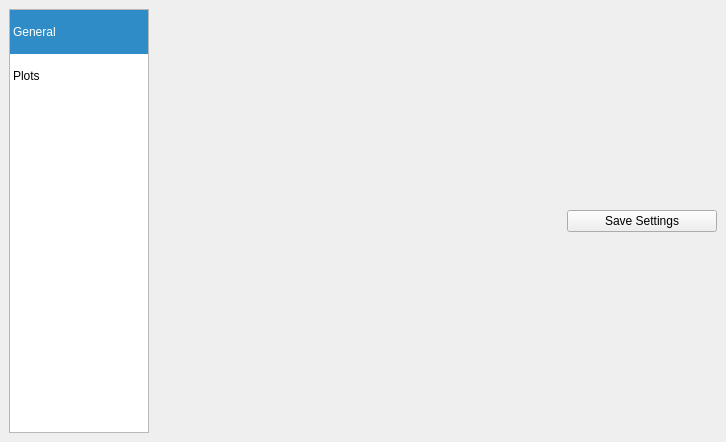
<?xml version="1.0" encoding="UTF-8"?>
<ui version="4.0">
 <class>MainWindow</class>
 <widget class="QMainWindow" name="MainWindow">
  <property name="geometry">
   <rect>
    <x>0</x>
    <y>0</y>
    <width>726</width>
    <height>442</height>
   </rect>
  </property>
  <property name="windowTitle">
   <string>Settings - Workbench</string>
  </property>
  <widget class="QWidget" name="centralwidget">
   <layout class="QHBoxLayout" name="horizontalLayout_2">
    <item>
     <layout class="QHBoxLayout" name="horizontalLayout">
      <property name="spacing">
       <number>0</number>
      </property>
      <property name="sizeConstraint">
       <enum>QLayout::SetNoConstraint</enum>
      </property>
      <item>
       <widget class="QListWidget" name="sections">
        <property name="sizePolicy">
         <sizepolicy hsizetype="Minimum" vsizetype="Minimum">
          <horstretch>0</horstretch>
          <verstretch>0</verstretch>
         </sizepolicy>
        </property>
        <property name="minimumSize">
         <size>
          <width>0</width>
          <height>0</height>
         </size>
        </property>
        <property name="maximumSize">
         <size>
          <width>140</width>
          <height>16777215</height>
         </size>
        </property>
        <property name="styleSheet">
         <string notr="true">QListView {
    show-decoration-selected: 1;
}

QListView::item {
    padding:15px;
}
</string>
        </property>
        <property name="selectionRectVisible">
         <bool>true</bool>
        </property>
        <property name="currentRow">
         <number>0</number>
        </property>
        <item>
         <property name="text">
          <string>General</string>
         </property>
        </item>
        <item>
         <property name="text">
          <string>Plots</string>
         </property>
        </item>
       </widget>
      </item>
      <item>
       <layout class="QVBoxLayout" name="vlayout">
        <item>
         <layout class="QVBoxLayout" name="container">
          <property name="spacing">
           <number>0</number>
          </property>
          <property name="topMargin">
           <number>0</number>
          </property>
         </layout>
        </item>
        <item>
         <layout class="QHBoxLayout" name="horizontalLayout_3">
          <property name="spacing">
           <number>0</number>
          </property>
          <property name="sizeConstraint">
           <enum>QLayout::SetMinimumSize</enum>
          </property>
          <item>
           <spacer name="horizontalSpacer">
            <property name="orientation">
             <enum>Qt::Horizontal</enum>
            </property>
            <property name="sizeHint" stdset="0">
             <size>
              <width>40</width>
              <height>20</height>
             </size>
            </property>
           </spacer>
          </item>
          <item>
           <widget class="QPushButton" name="save_settings_button">
            <property name="minimumSize">
             <size>
              <width>150</width>
              <height>0</height>
             </size>
            </property>
            <property name="maximumSize">
             <size>
              <width>100</width>
              <height>16777215</height>
             </size>
            </property>
            <property name="styleSheet">
             <string notr="true"/>
            </property>
            <property name="text">
             <string>Save Settings</string>
            </property>
           </widget>
          </item>
         </layout>
        </item>
       </layout>
      </item>
     </layout>
    </item>
   </layout>
  </widget>
  <widget class="QMenuBar" name="menubar">
   <property name="geometry">
    <rect>
     <x>0</x>
     <y>0</y>
     <width>726</width>
     <height>21</height>
    </rect>
   </property>
  </widget>
 </widget>
 <resources/>
 <connections/>
</ui>
